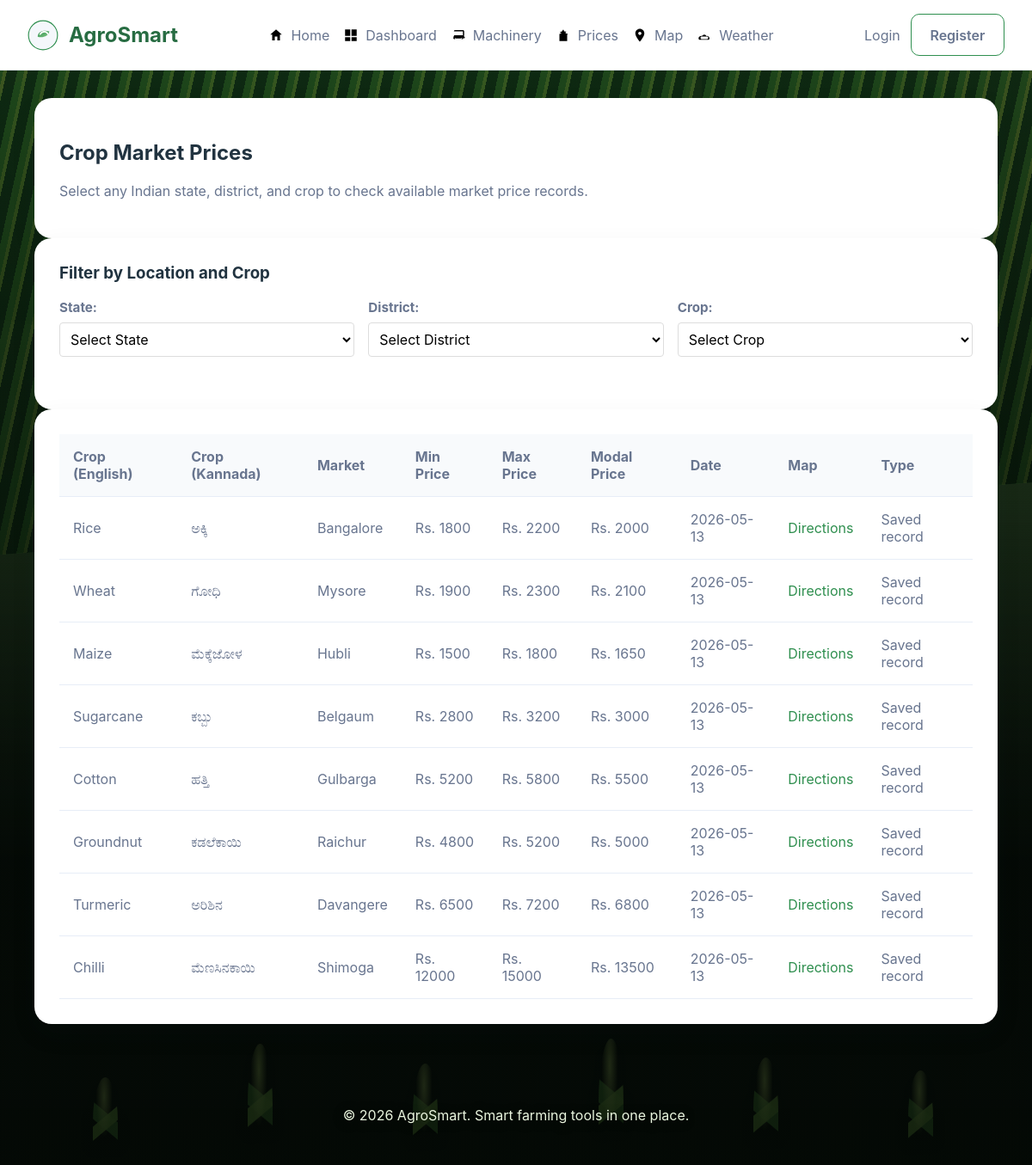
Screenshot of /prices with the database file from the repository.
### models.py (models this page shows)
class CropPrice(db.Model):
    __tablename__ = 'crop_prices'
    id = db.Column(db.Integer, primary_key=True)
    state = db.Column(db.String(150), nullable=True)
    district = db.Column(db.String(150), nullable=True)
    market = db.Column(db.String(255), nullable=True)
    commodity = db.Column(db.String(150), nullable=True)
    variety = db.Column(db.String(150), nullable=True)
    grade = db.Column(db.String(100), nullable=True)
    arrival_date = db.Column(db.Date, nullable=True)
    min_price = db.Column(db.Integer, nullable=True)
    max_price = db.Column(db.Integer, nullable=True)
    modal_price = db.Column(db.Integer, nullable=True)
    created_at = db.Column(db.DateTime, default=datetime.utcnow)

### app.py (the view, shortened to what this page needs)
@app.route("/prices", methods=["GET", "POST"])
def prices():
    from models import CropPrice
    selected_state = request.args.get('state', '')
    selected_district = request.args.get('district', '')
    selected_crop = request.args.get('crop', '')
    db_states = [
        state
        for (state,) in db.session.query(CropPrice.state)
        .distinct()
        .filter(CropPrice.state.isnot(None))
        .all()
    ]
    states = merge_sorted(INDIA_STATE_DISTRICTS.keys(), db_states)
    db_district_map = {}
    for state, district in (
        db.session.query(CropPrice.state, CropPrice.district)
        .distinct()
        .filter(CropPrice.state.isnot(None), CropPrice.district.isnot(None))
        .all()
    ):
        db_district_map.setdefault(state, []).append(district)
    db_crop_map = {}
    for state, crop in (
        db.session.query(CropPrice.state, CropPrice.commodity)
        .distinct()
        .filter(CropPrice.state.isnot(None), CropPrice.commodity.isnot(None))
        .all()
    ):
        db_crop_map.setdefault(state, []).append(crop)
    district_options = {
        state: merge_sorted(INDIA_STATE_DISTRICTS.get(state, []), db_district_map.get(state, []))
        for state in states
    }
    crop_options = {
        state: merge_sorted(STATE_CROP_OVERRIDES.get(state, COMMON_CROPS), db_crop_map.get(state, []))
        for state in states
    }
    districts = []
    if selected_state:
        districts = district_options.get(selected_state, [])
    crop_query = db.session.query(CropPrice.commodity).distinct().filter(CropPrice.commodity.isnot(None))
    if selected_state:
        crop_query = crop_query.filter(CropPrice.state == selected_state)
    if selected_district:
        crop_query = crop_query.filter(CropPrice.district == selected_district)
    db_crops = [crop for (crop,) in crop_query.all()]
    fallback_crops = crop_options.get(selected_state, COMMON_CROPS) if selected_state else COMMON_CROPS
    crops = merge_sorted(fallback_crops, db_crops)
    query = CropPrice.query
    if selected_state:
        query = query.filter(CropPrice.state == selected_state)
    if selected_district:
        query = query.filter(CropPrice.district == selected_district)
    if selected_crop:
        query = query.filter(CropPrice.commodity == selected_crop)
    prices = query.order_by(CropPrice.arrival_date.desc()).limit(50).all()
    using_indicative_prices = False
    if selected_crop and not prices:
        prices = build_indicative_crop_prices(selected_state, selected_district, selected_crop)
        using_indicative_prices = True
    for price in prices:
        price.kannada_name = CROP_KANNADA_NAMES.get(price.commodity, price.commodity)
        if not hasattr(price, "is_estimated"):
            price.is_estimated = False
        price.location_query = market_location_query(price.market, selected_district, selected_state)
        price.google_maps_url = google_maps_search_url(price.location_query)
        price.google_directions_url = google_maps_directions_url(price.location_query)
    selected_crop_details = None
    price_history = None
    if selected_crop and not price_history and prices:
        ordered_prices = list(reversed(prices[:3]))
        price_history = {
            "dates": [str(price.arrival_date) for price in ordered_prices],
            "prices": [price.modal_price for price in ordered_prices],
        }
    return render_template(
        "prices.html",
        prices=prices,
        states=states,
        districts=districts,
        crops=crops,
        selected_state=selected_state,
        selected_district=selected_district,
        selected_crop=selected_crop,
        district_options=district_options,
        crop_options=crop_options,
        common_crops=COMMON_CROPS,
        crop_labels={crop: crop_label(crop) for crop in merge_sorted(COMMON_CROPS, CROP_KANNADA_NAMES.keys(), *crop_options.values())},
        selected_crop_details=selected_crop_details,
        gov_details=[],
        price_history=price_history,
        error=None,
        success=None,
    )

### app.py (called while the page is built)
def merge_sorted(*groups):
    values = []
    seen = set()
    for group in groups:
        for item in group or []:
            if not item:
                continue
            clean_item = str(item).strip()
            key = clean_item.casefold()
            if clean_item and key not in seen:
                values.append(clean_item)
                seen.add(key)
    return sorted(values, key=str.casefold)

def crop_label(crop):
    kannada_name = CROP_KANNADA_NAMES.get(crop)
    return f"{crop} ({kannada_name})" if kannada_name else crop

def google_maps_search_url(query):
    return f"https://www.google.com/maps/search/?api=1&query={quote_plus(query)}"

def google_maps_directions_url(destination, origin=None):
    url = f"https://www.google.com/maps/dir/?api=1&destination={quote_plus(destination)}&travelmode=driving"
    if origin:
        url += f"&origin={quote_plus(origin)}"
    return url

def market_location_query(market, district, state):
    parts = [market, district, state, "agricultural market India"]
    return ", ".join(part for part in parts if part)

@app.context_processor
def inject_user():
    return {
        "user": current_user if current_user.is_authenticated else None,
        "logo_url": LOGO_URL,
        "role": current_user.role if current_user.is_authenticated else None,
    }

### templates/prices.html (shortened to what this page needs)
{% extends "base.html" %}
{% block content %}
<section class="panel">
    <h2>Crop Market Prices</h2>
    <p>Select any Indian state, district, and crop to check available market price records.</p>
</section>
<div class="card">
    <h3>Filter by Location and Crop</h3>
    <form method="GET" id="filter-form">
        <div class="filter-row">
            <div class="filter-group">
                <label for="state">State:</label>
                <select name="state" id="state">
                    <option value="">Select State</option>
                </select>
            </div>
            <div class="filter-group">
                <label for="district">District:</label>
                <select name="district" id="district">
                    <option value="">Select District</option>
                </select>
            </div>
            <div class="filter-group">
                <label for="crop">Crop:</label>
                <select name="crop" id="crop">
                    <option value="">Select Crop</option>
                </select>
            </div>
        </div>
    </form>
</div>
<div class="card">
    {% if prices %}
        <div class="table-container">
            <table>
                <thead>
                    <tr>
                        <th>Crop (English)</th>
                        <th>Crop (Kannada)</th>
                        <th>Market</th>
                        <th>Min Price</th>
                        <th>Max Price</th>
                        <th>Modal Price</th>
                        <th>Date</th>
                        <th>Map</th>
                        <th>Type</th>
                    </tr>
                </thead>
                <tbody>
                    {% for price in prices %}
                        <tr>
                            <td>{{ price.commodity or 'N/A' }}</td>
                            <td>{{ price.kannada_name or 'N/A' }}</td>
                            <td>{{ price.market or 'N/A' }}</td>
                            <td>Rs. {{ price.min_price or 'N/A' }}</td>
                            <td>Rs. {{ price.max_price or 'N/A' }}</td>
                            <td>Rs. {{ price.modal_price or 'N/A' }}</td>
                            <td>{{ price.arrival_date or 'N/A' }}</td>
                            <td><a class="js-directions-link" href="{{ price.google_directions_url }}" data-destination="{{ price.location_query }}" target="_blank" rel="noopener">Directions</a></td>
                            <td>
                                {% if price.is_estimated %}
                                    Indicative
                                {% else %}
                                    Saved record
                                {% endif %}
                            </td>
                        </tr>
                    {% endfor %}
                </tbody>
            </table>
        </div>
    {% else %}
        <p>No price records found for this selection yet. You can still choose from the full state, district, and crop list above.</p>
    {% endif %}
</div>
{% endblock %}

### static/style.css (style rules this page uses)
:root { --bg: #f4f7fb; --surface: #ffffff; --primary: #2f8f4f; --primary-dark: #276c42; --text: #213340; --muted: #68758f; --border: #dce2ea; --shadow: 0 12px 30px rgba(31, 41, 55, 0.08); }
* { box-sizing: border-box; }
body { margin: 0; font-family: Inter, system-ui, sans-serif; min-height: 100vh; background: radial-gradient(circle at top, rgba(255, 180, 90, 0.12), transparent 22%), linear-gradient(180deg, #102818 0%, #08100a 55%, #030606 100%); color: #eef1e7; }
body::before { content: ""; position: fixed; inset: 0; z-index: -10; pointer-events: none; background: linear-gradient(180deg, rgba(3, 7, 4, 0.16), rgba(3, 7, 4, 0.52)); }
a { color: var(--primary); text-decoration: none; }
.card, .panel { background: var(--surface); padding: 1.75rem; border-radius: 20px; box-shadow: var(--shadow); border: 1px solid transparent; color: var(--text); text-shadow: none; }
.card p, .panel p, .machine-card p, .rental-card p, .ad-banner p, td { color: var(--muted); }
.card h1, .card h2, .card h3, .panel h1, .panel h2, .panel h3, .ad-banner h1, .ad-banner h2, .ad-banner h3, td strong { color: var(--text); }
.card h3, .panel h3 { margin-top: 0; }
.table-container { overflow-x: auto; }
table { width: 100%; border-collapse: collapse; background: #fff; }
thead { background: #f8fafc; }
td, th { padding: 1rem 1rem; text-align: left; border-bottom: 1px solid #e7edf7; }
th { color: var(--muted); font-weight: 700; }
label { display: block; margin-bottom: 0.35rem; color: var(--muted); font-size: 0.95rem; }
input, select, textarea { width: 100%; padding: 0.95rem 1rem; border: 1px solid #dce2ea; border-radius: 14px; background: #fff; margin-bottom: 1rem; font: inherit; }

### templates/prices.html (style rules this page uses)
.filter-row { display: flex; gap: 1rem; margin-bottom: 1rem; }
.filter-group { flex: 1; }
.filter-group label { display: block; margin-bottom: 0.5rem; font-weight: bold; }
.filter-group select { width: 100%; padding: 0.5rem; border: 1px solid #ddd; border-radius: 4px; }

### rows the page displays
CropPrice: commodity "Rice", kannada_name "ಅಕ್ಕಿ", market "Bangalore", min_price "1800", max_price "2200", modal_price "2000", arrival_date "2026-05-13"
CropPrice: commodity "Wheat", kannada_name "ಗೋಧಿ", market "Mysore", min_price "1900", max_price "2300", modal_price "2100", arrival_date "2026-05-13"
CropPrice: commodity "Maize", kannada_name "ಮೆಕ್ಕೆಜೋಳ", market "Hubli", min_price "1500", max_price "1800", modal_price "1650", arrival_date "2026-05-13"
CropPrice: commodity "Sugarcane", kannada_name "ಕಬ್ಬು", market "Belgaum", min_price "2800", max_price "3200", modal_price "3000", arrival_date "2026-05-13"
CropPrice: commodity "Cotton", kannada_name "ಹತ್ತಿ", market "Gulbarga", min_price "5200", max_price "5800", modal_price "5500", arrival_date "2026-05-13"
CropPrice: commodity "Groundnut", kannada_name "ಕಡಲೆಕಾಯಿ", market "Raichur", min_price "4800", max_price "5200", modal_price "5000", arrival_date "2026-05-13"
CropPrice: commodity "Turmeric", kannada_name "ಅರಿಶಿನ", market "Davangere", min_price "6500", max_price "7200", modal_price "6800", arrival_date "2026-05-13"
CropPrice: commodity "Chilli", kannada_name "ಮೆಣಸಿನಕಾಯಿ", market "Shimoga", min_price "12000", max_price "15000", modal_price "13500", arrival_date "2026-05-13"
